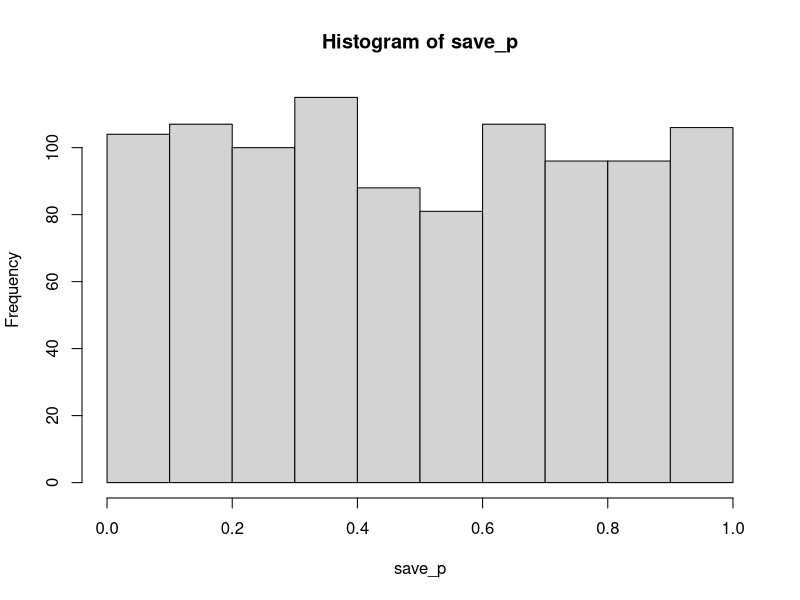
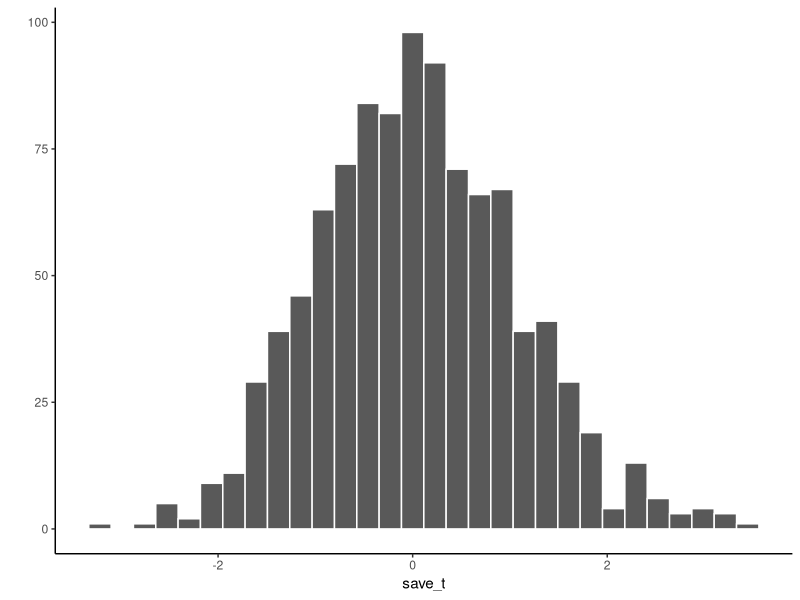
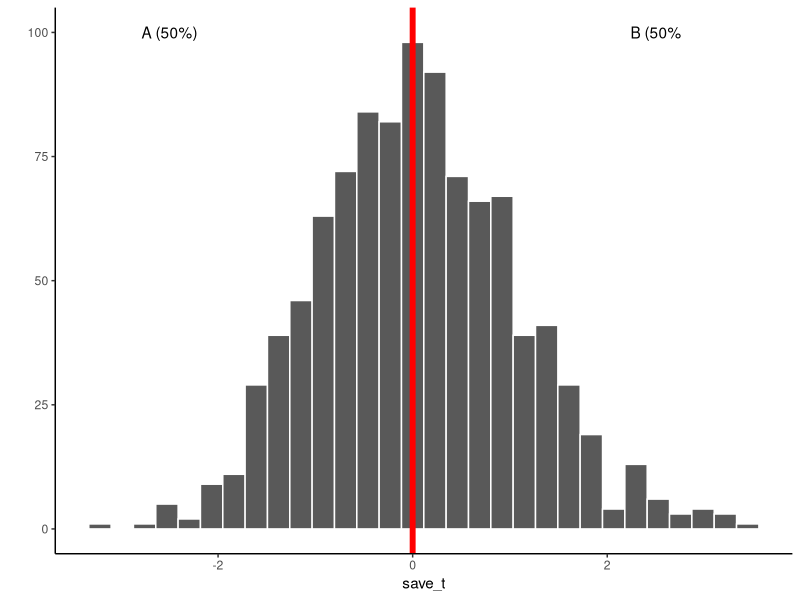
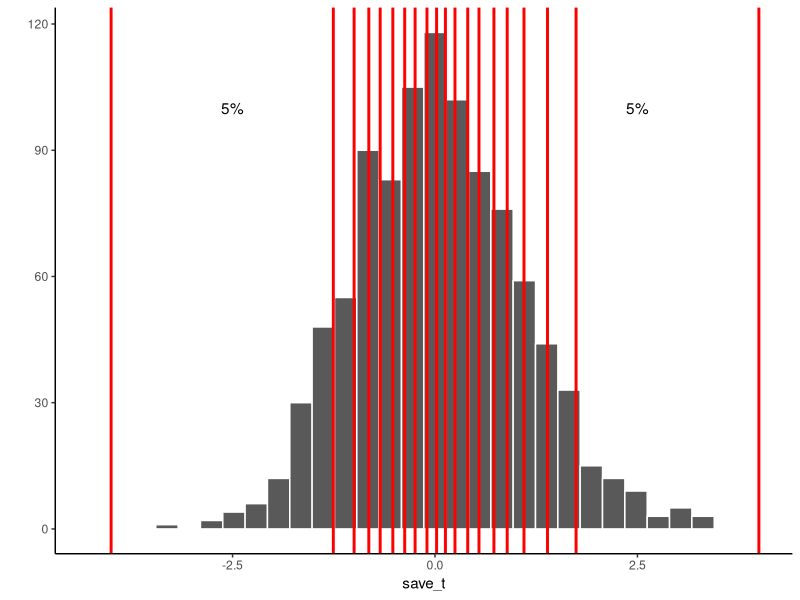
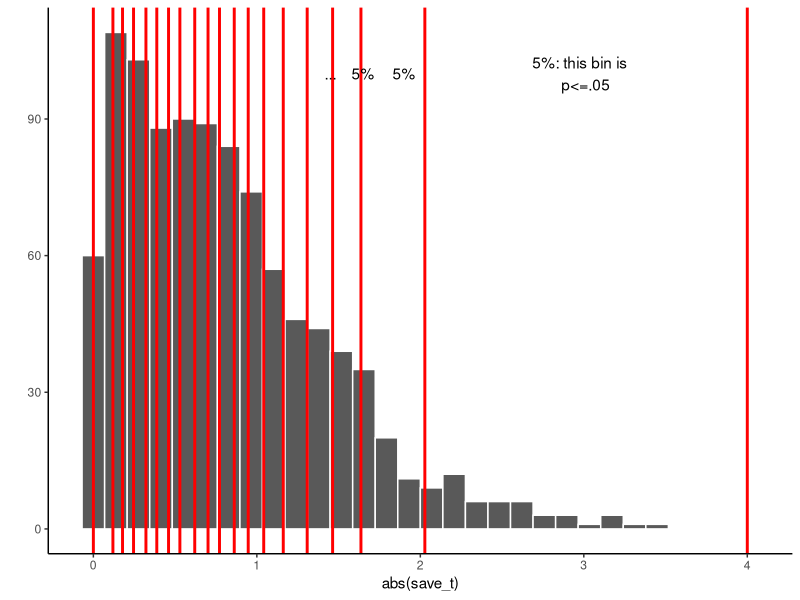

The R source for these figures, in order:
## ---- chunk 1
library(ggplot2)
save_p<-length(1000)
for(i in 1:1000){
  save_p[i] <- t.test(rnorm(20,0,1))$p.value
}
hist(save_p)
## ---- chunk 2
save_t<-length(1000)
for(i in 1:1000){
  save_t[i] <- t.test(rnorm(20,0,1))$statistic
}

qplot(save_t)+
  geom_histogram( aes(bins=50), color="white")+
  theme_classic()
## ---- chunk 3
qplot(save_t)+
  geom_histogram( aes(bins=50), color="white")+
  geom_vline(xintercept=0, color="red", size=2)+
  annotate("text", x=-2.5, y=100, label="A (50%)")+
  annotate("text", x=2.5, y=100, label="B (50%")+
  theme_classic()
## ---- chunk 4
ordered_t<-sort(save_t)
spacing<-ordered_t[seq(0,1000,50)]
spacing[1]<--4
spacing[20]<-4

qplot(save_t)+
  geom_histogram( aes(bins=50), color="white")+
  geom_vline(xintercept=spacing, color="red", size=1)+
  annotate("text", x=-2.5, y=100, label="5%")+
  annotate("text", x=2.5, y=100, label="5%")+
  theme_classic()
## ---- chunk 5
ordered_t<-sort(abs(save_t))
spacing<-ordered_t[seq(0,1000,50)]
spacing[1]<-0
spacing[20]<-4

qplot(abs(save_t))+
  geom_histogram( aes(bins=50), color="white")+
  geom_vline(xintercept=spacing, color="red", size=1)+
  annotate("text", x=3, y=100, label="5%: this bin is  \n p<=.05")+
  annotate("text", x=1.9, y=100, label="5%")+
  annotate("text", x=1.65, y=100, label="5%")+
  annotate("text", x=1.45, y=100, label="...")+
  theme_classic()
